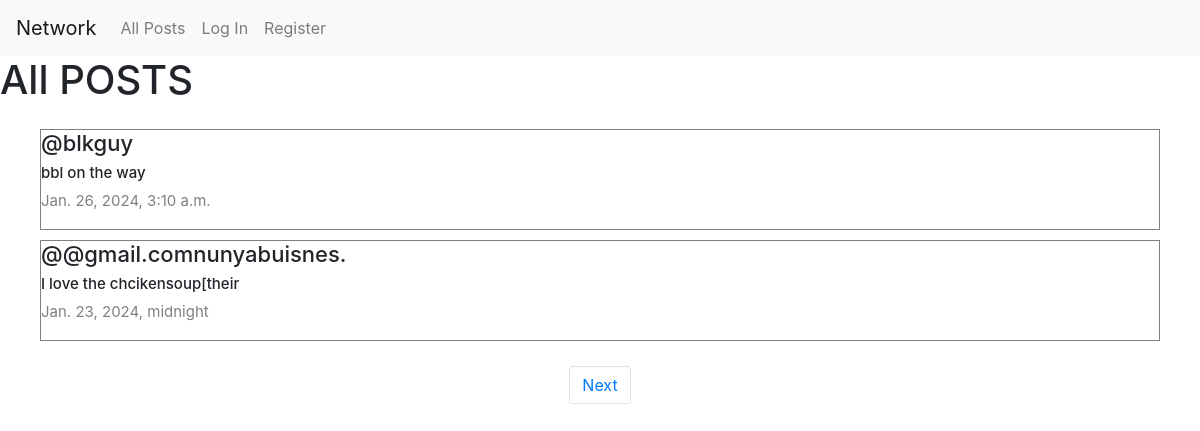
The page / on the database its author committed.
### network/models.py (models this page shows, shortened)
class Post(models.Model):
    content=models.CharField(max_length=140)
    user=models.ForeignKey(User,on_delete=models.CASCADE,related_name="author")
    date=models.DateTimeField(auto_now_add=True)

class User(AbstractUser):
    pass

### network/views.py (the view)
# urls.py: path("", views.index, name="index"),
def index(request):
    allPosts=Post.objects.all().order_by("id").reverse()
    paginator=Paginator(allPosts,2)
    page_number= request.GET.get('page')
    posts_of_the_page=paginator.get_page(page_number)
    return render(request, "network/index.html",{
        "allPosts":allPosts,
        "posts_of_the_page":posts_of_the_page
    })

### network/templates/network/index.html (shortened to what this page needs)
{% extends "network/layout.html" %}
{% block body %}
<h1>All POSTS</h1>
<div class="all-posts" >
    {% for post in posts_of_the_page %}
    <div class="post" style="margin: 5px 20px; border:0.1px solid gray; display: flex;
    justify-content: center;
    flex-direction:column;
    box-sizing: border-box;">
        <h5 class="username">@{{ post.user }}</h5>
       <h6 class="content" >{{ post.content }}</h6>
        <p class="date"> {{ post.date }}</p>
    </div>
    {% endfor %}
</div>
<nav aria-label="Page navigation example">
    <ul class="pagination d-flex justify-content-center">
      {% if posts_of_the_page.has_next %}
      <li class="page-item"><a class="page-link" href="?page={{ posts_of_the_page.next_page_number }}">Next</a></li>
        {% endif %}
    </ul>
  </nav>
{% endblock %}

### network/static/network/styles.css (style rules this page uses)
.all-posts { display: flex; justify-content: flex-start; flex-direction: column; margin: 20px; }
.content { font-size: 15px; }
.username { font-size: 22px; }
.date { color:gray; font-size: 15px; }

### rows shown on the page
Post: user "blkguy", content "bbl on the way", date "Jan. 26, 2024, 3:10 a.m."
Post: user "@gmail.comnunyabuisnes.", content "I love the chcikensoup[their", date "Jan. 23, 2024, midnight"
